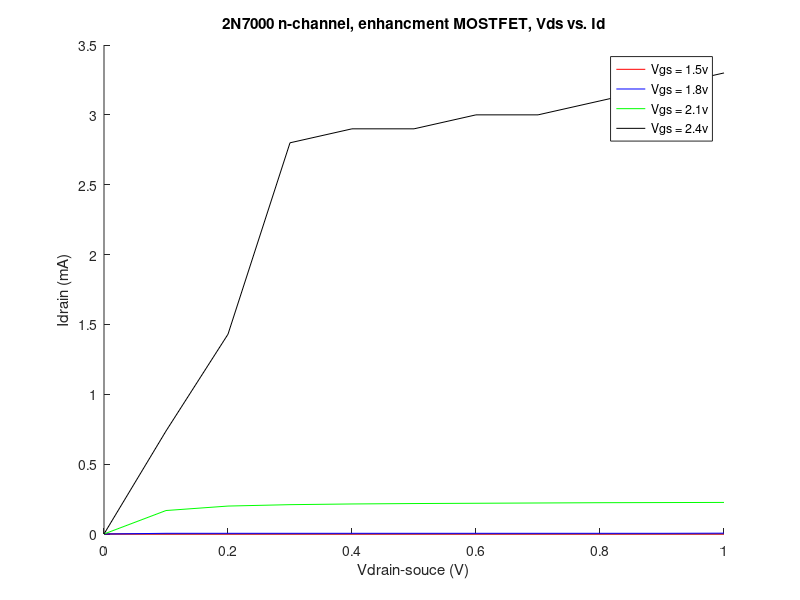

The MATLAB source for this figure:
Id_15 = [0,    0,    0,    0,    0,    0,    0,    0,    0,    0,    0];
Id_18 = [0, .005, .005, .005, .005, .005, .005, .005, .005, .005, .006];
Id_21 = [0, .168, .200, .210, .215, .218, .220, .222, .224, .225, .226];
Id_24 = [0, .737, 1.43, 2.80, 2.90, 2.90, 3.00, 3.00, 3.10, 3.20, 3.30];
Vgs   = [0.  0.1,  0.2,  0.3,  0.4,  0.5,  0.6,  0.7,  0.8,  0.9,  1.0];

figure
hold on
plot(Vgs, Id_15, 'r' )
plot(Vgs, Id_18, 'b' )
plot(Vgs, Id_21, 'g')
plot(Vgs, Id_24, 'black')
legend('Vgs = 1.5v', 'Vgs = 1.8v', 'Vgs = 2.1v', 'Vgs = 2.4v');
xlabel('Vdrain-souce (V)');
ylabel('Idrain (mA)');
title('2N7000 n-channel, enhancment MOSTFET, Vds vs. Id');